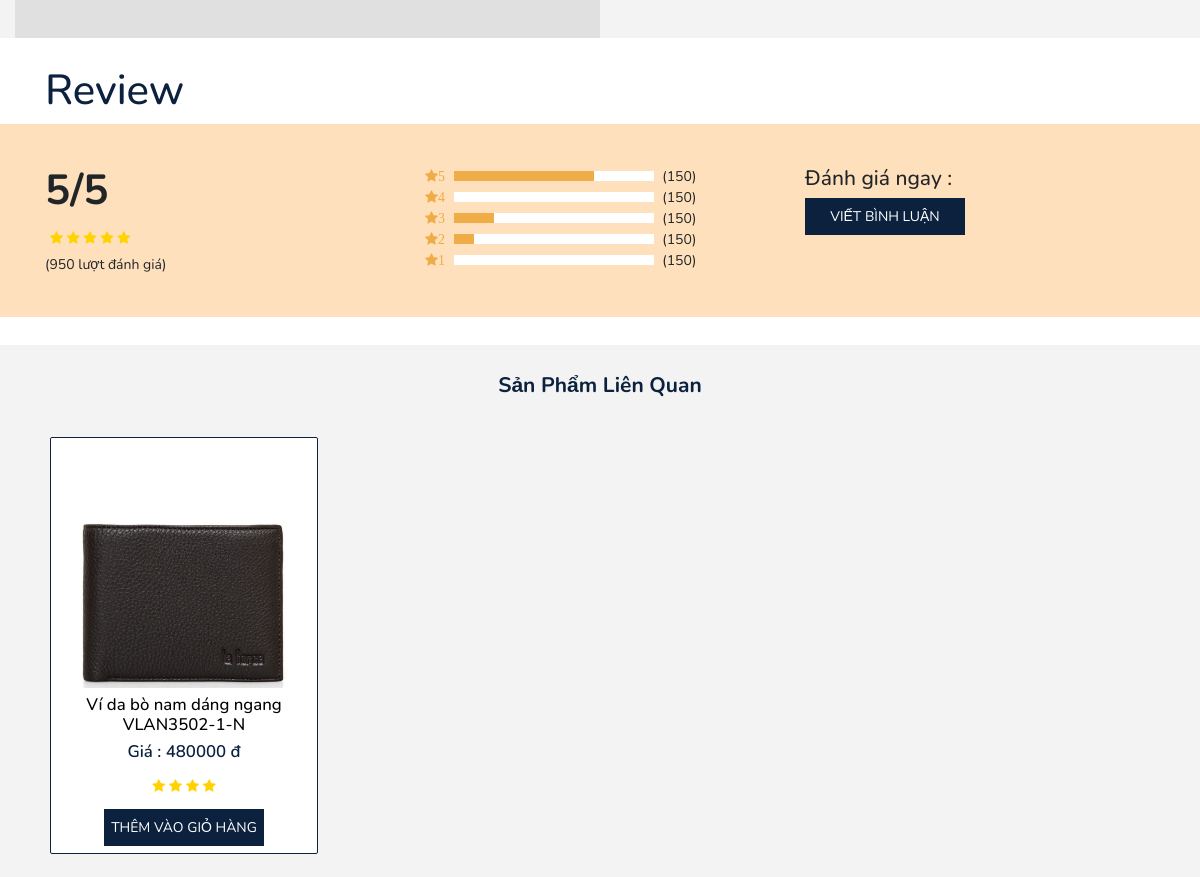
Before: /product/detail/1 (middle part) with the older database file.
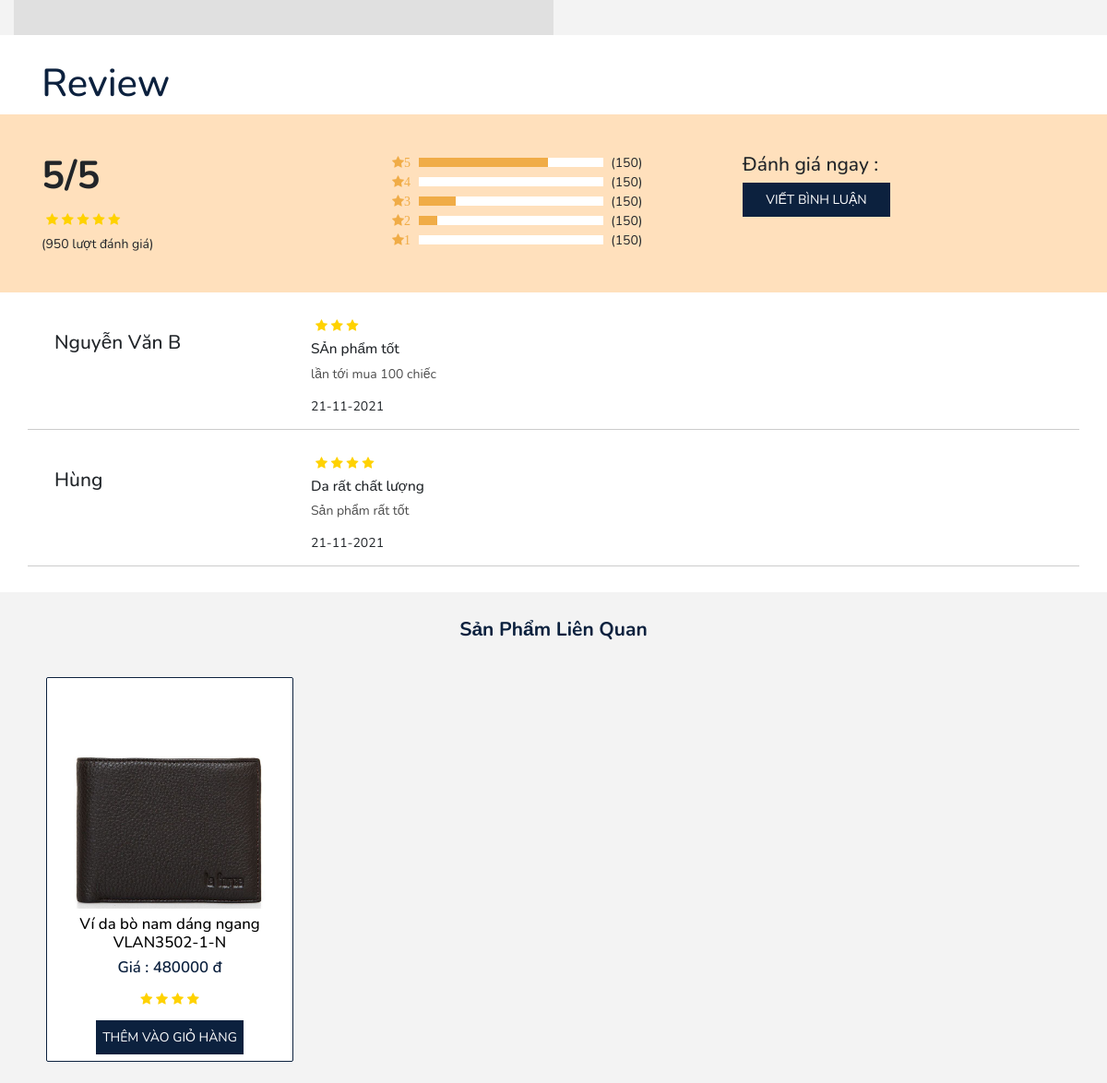
After: the same page with the newer database file.
### product/models.py (models this page shows, shortened)
class Product(models.Model):
    category = models.ForeignKey(ProductCate, on_delete=models.CASCADE)
    name = models.CharField(max_length=200)
    avatar = models.ImageField(null=True)
    price = models.IntegerField(default=0)
    vote = models.IntegerField(default=5)
    intro = models.TextField(max_length=300)
    content = models.TextField(max_length=5000)
    special = models.BooleanField(default=True)
    status = models.CharField(max_length=100, null=True)
    country = models.CharField(max_length=100, null=True)
    warranty_time = models.CharField(max_length=100, null=True)

class Comment(models.Model):
    product = models.ForeignKey(Product, on_delete=models.CASCADE)
    name = models.CharField(max_length=200)
    title = models.CharField(max_length=200)
    content = models.TextField(max_length=5000)
    vote = models.IntegerField(default=0)
    date = models.DateField(default=datetime.datetime.now)

### product/views.py (the view)
# urls.py: path('detail/<int:id>',ProductDetail.as_view(),name='product-detail'),
class ProductDetail(View):
    def get(self,request,id):
        product = Product.objects.get(pk=id)
        related_products = Product.objects.filter(category = product.category)
        images = ProductImage.objects.filter(product = product)
        comments = Comment.objects.filter(product = product).order_by('-id')
        context = {"product" : product,"related_products" : related_products,"images" : images,"comments" : comments}
        return render(request,'product-detail.html',context)

### article/context_processors.py (called while the page is built)
def get_new_special(request):
    new_specials =  New.objects.filter(special = True)
    return {
        'common_new_specials': new_specials,
    }

### cart/context_processors.py (called while the page is built)
def get_amount_cart(request):
    cart=request.session.get('cart') if request.session.get('cart') else {}
    amount_cart = len(cart)
    return {
        'amount_cart': amount_cart,
    }

### core/context_processors.py (called while the page is built)
def get_service_info(request):
    info_web =  Service.objects.get(pk=1)
    return {
        'info_web': info_web,
    }

### product/context_processors.py (called while the page is built)
def get_product_cate(request):
    product_cates =  ProductCate.objects.all()
    return {
        'common_product_cates': product_cates,
    }

def get_product_special(request):
    product_specials =  Product.objects.filter(special = True)
    return {
        'product_specials': product_specials,
    }

### templates/product-detail.html (shortened to what the changed rows need)
{% extends 'base/base.html' %}
{% load static %}
{% block content %}
<main class="product-detail">
  <div class="box-review">
    <div class="container">
      <h2 class="title-reivew">Review</h2>
    </div>
    <div class="comment-box container">
      <div class="comment-list">
        {% if comments %} {% for item in comments %}
        <div class="comment-item row">
          <div class="user col-md-3">
            <h4 class="name">{{item.name}}</h4>
          </div>
          <div class="comment col-md-9">
            <div class="star-review">
              {% with ''|center:item.vote as range %} {% for i in range%}
              <span class="fa fa-star checked"></span>
              {% endfor %} {% endwith %}
            </div>
            <h4 class="title">{{item.title}}</h4>
            <p class="text">
              {{item.content}}
            </p>
            <span class="count-like"> {{item.date|date:"d-m-Y"}} </span>
          </div>
        </div>
        {% endfor %} {% endif %}
      </div>
    </div>
  </div>
  <div class="carousel-list-product">
    <div class="container">
      <div class="carousel-product-hot">
        {% if related_products %} {% for item in related_products %}
        <div class="slide">
          <div class="product-item">
            <a href="{% url 'product-detail' item.id%}" class="card">
              <div class="img">
                <img class="card-img-top" src="{{item.avatar.url}}" alt="" />
              </div>
              <div class="card-body">
                <h4 class="card-title">{{item.name}}</h4>
                <p class="card-text">Giá : {{item.price}} đ</p>
                <div href="" class="star-review">
                  {% with ''|center:item.vote as range %} {% for i in range%}
                  <span class="fa fa-star checked"></span>
                  {% endfor %} {% endwith %}
                </div>
              </div>
              <div class="text-center mb-2">
                <button id="{{item.id}}" url="{% url 'add-to-cart' %}" class="button btn-main add-to-cart">
                  Thêm vào giỏ hàng
                </button>
              </div>
            </a>
          </div>
        </div>
        {% endfor %} {% endif %}
      </div>
    </div>
  </div>
</main>
{% endblock %}

Changed rows visible on the page:
added Comment: name "Nguyễn Văn B", vote 3 (drawn), title "SẢn phẩm tốt", content "lần tới mua 100 chiếc", date "21-11-2021"
added Comment: name "Hùng", vote 4 (drawn), title "Da rất chất lượng", content "Sản phẩm rất tốt", date "21-11-2021"
